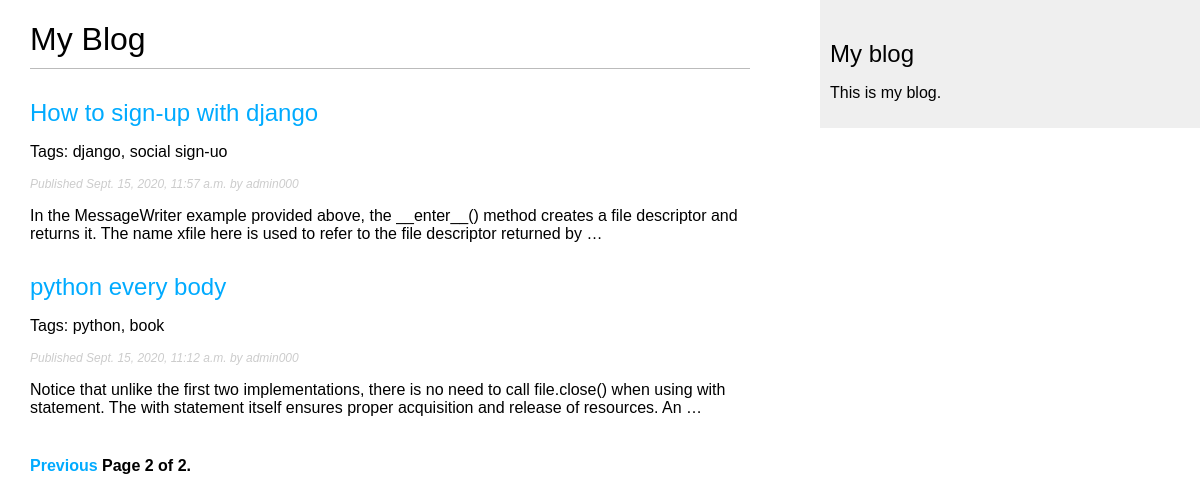
/blog/post?page=2, run on the app's committed database.
### myapp/models.py (models this page shows, shortened)
class Post(models.Model):
	STATUS_CHOICES = (
	('draft', 'Draft'),
	('published', 'Published'),
	)
	title = models.CharField(max_length=250)
	slug = models.SlugField(max_length=250,unique_for_date='publish')
	author = models.ForeignKey(User,on_delete=models.CASCADE,related_name='blog_posts')
	body = models.TextField()
	publish = models.DateTimeField(default=timezone.now)
	created = models.DateTimeField(auto_now_add=True)
	updated = models.DateTimeField(auto_now=True)
	status = models.CharField(max_length=10,
	choices=STATUS_CHOICES,
	default='draft')
	tags = TaggableManager()
	class Meta:
		ordering = ('-publish',)
	def get_absolute_url(self):
		return reverse('blog:post_detail',
		 		args=[self.publish.year,
					self.publish.month,
					self.publish.day, self.slug])

### myapp/views.py (the view)
# urls.py: path('post',PostListView.as_view(),name='post_list'),
class PostListView(ListView):
	queryset=Post.objects.all()
	context_object_name='posts'
	paginate_by= 2
	template_name='post_list.html'

### myapp/templates/post_list.html (shortened to what this page needs)
{% extends "base.html" %}
{% block content %}
  <h1>My Blog</h1>
  {% for post in posts %}
    <h2>
      <a href="{{ post.get_absolute_url }}">
        {{ post.title }}
      </a>
    </h2>
    <p class="tags">Tags: {{ post.tags.all|join:", " }}</p>
    <p class="date">
      Published {{ post.publish }} by {{ post.author }}
    </p>
    {{ post.body|truncatewords:30|linebreaks }}
  {% endfor %}
  {% include "pagination.html" with page=page_obj %}
{% endblock %}

### static/css/blog.css (style rules this page uses)
body { margin:0; padding:0; font-family:arial, sans-serif; ; }
a { color:#00abff; text-decoration:none; }
h1 { font-weight:normal; border-bottom:1px solid #bbb; padding:0 0 10px 0; }
h2 { font-weight:normal; margin:30px 0 0; }
p.date { color:#ccc; font-family: helvetica, sans-serif; font-size: 12px; font-style: italic; }

### data on the page
Post: title "How to sign-up with django", tags.all "django, social sign-uo", publish "Sept. 15, 2020, 11:57 a.m.", author "admin000", body "In the MessageWriter example provided above, the __enter__() method creates a file descriptor and returns it. The name xfile here is used to refer to the file descriptor returned by …"
Post: title "python every body", tags.all "python, book", publish "Sept. 15, 2020, 11:12 a.m.", author "admin000", body "Notice that unlike the first two implementations, there is no need to call file.close() when using with statement. The with statement itself ensures proper acquisition and release of resources. An …"

### other printed values
{{ page.number }} "2"
{{ page.paginator.num_pages }} "2"
